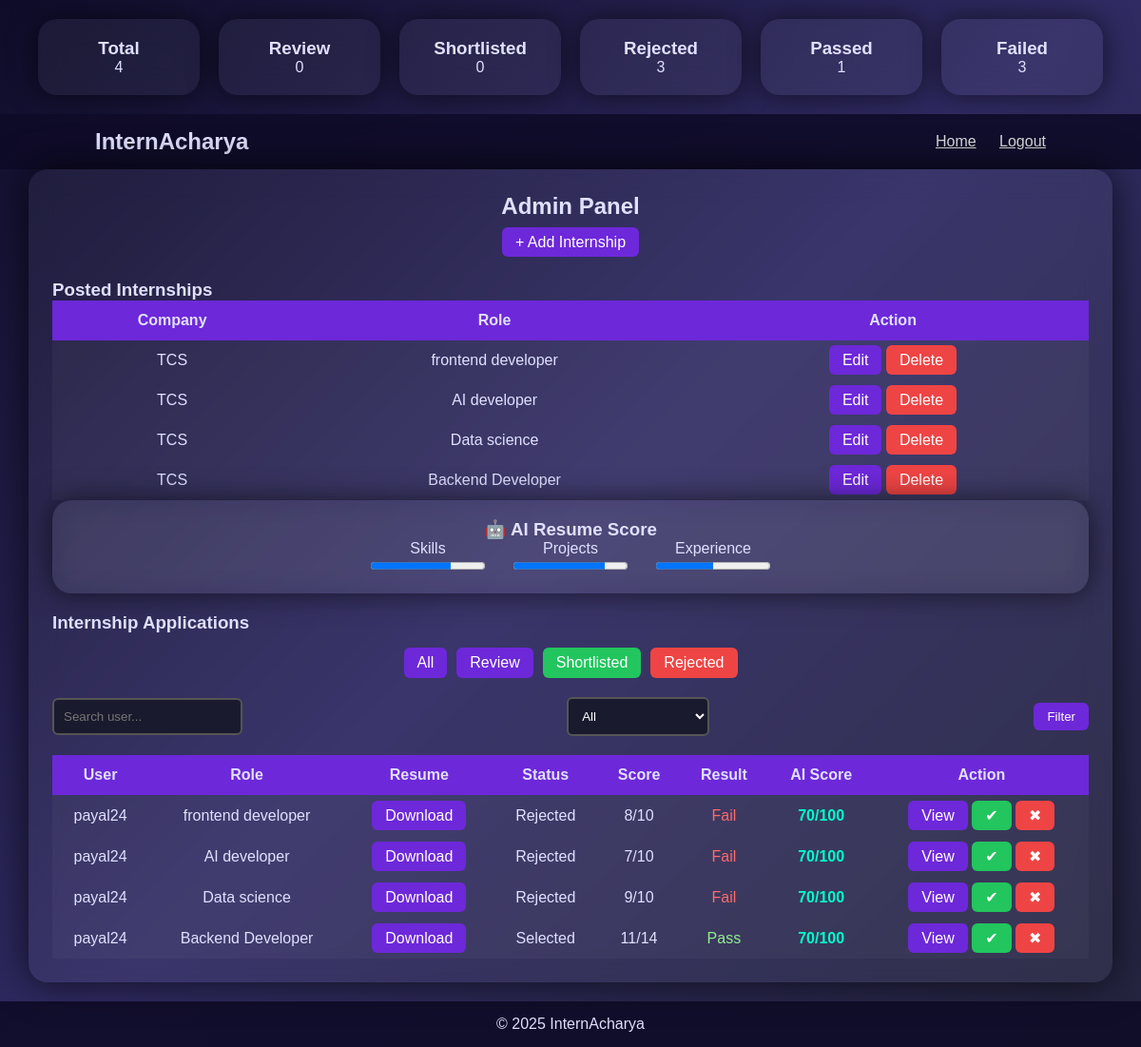
Page /admin-panel/ (signed in) on the earlier database version.
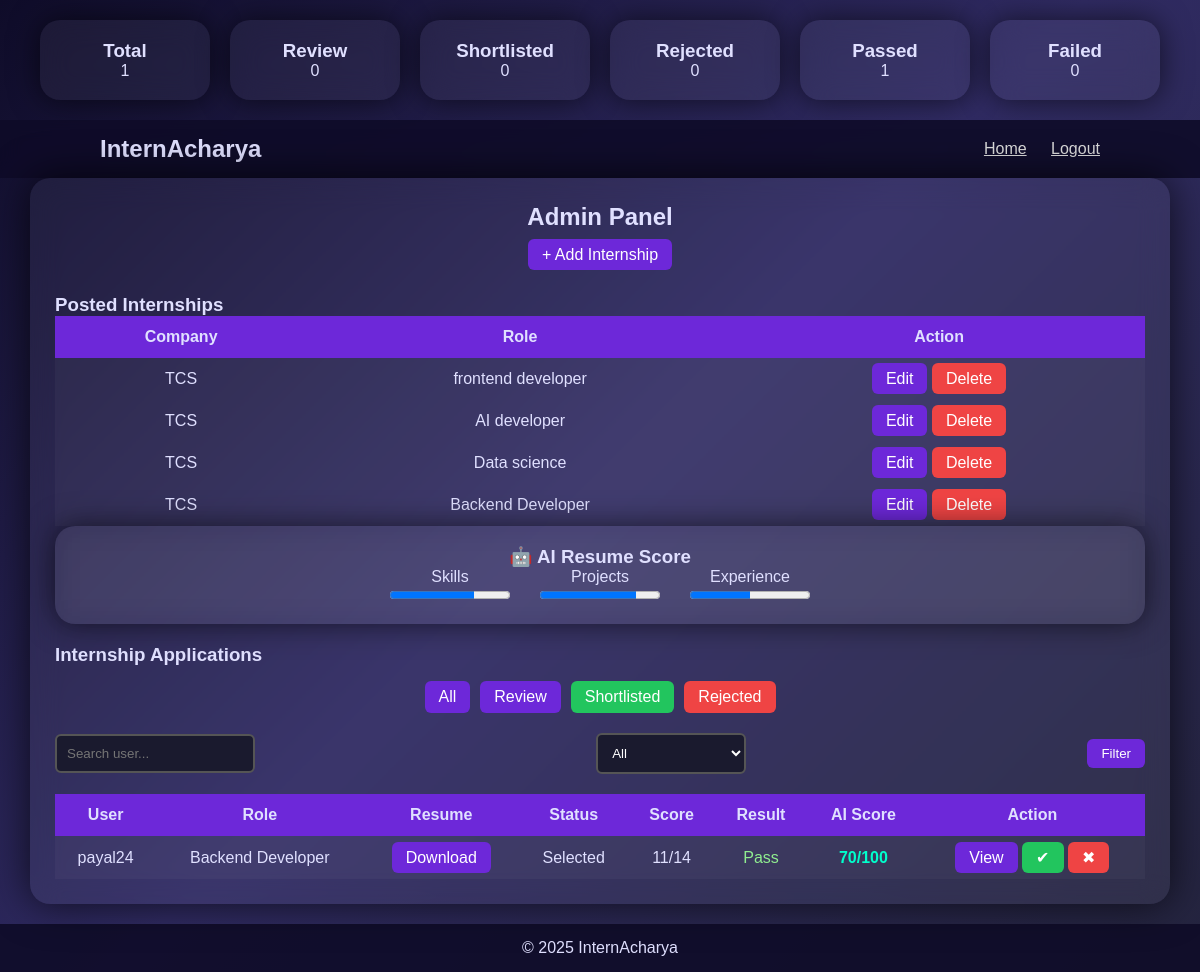
Same page on the later database version.
### user_auth/models.py (models this page shows, shortened)
class InternshipPost(models.Model):
    company_name = models.CharField(max_length=100, blank=True, null=True)
    company = models.ForeignKey(
    custom_user,
    on_delete=models.CASCADE,
    related_name='internships',
    null=True,      # ✅ add this
    blank=True      # ✅ add this
    )
    internship_title = models.CharField(max_length=100, blank=True, null=True)
    description = models.TextField(blank=True, null=True)
    apply_url = models.URLField(blank=True, null=True)
    posted_at = models.DateTimeField(auto_now_add=True)

class Application(models.Model):
    STATUS_CHOICES = [
        ('Under Review', 'Under Review'),
        ('Shortlisted', 'Shortlisted'),
        ('Interview Scheduled', 'Interview Scheduled'),
        ('Accepted', 'Accepted'),
        ('Rejected', 'Rejected')
    ]
    user = models.ForeignKey(custom_user, on_delete=models.CASCADE, related_name='applications')
    full_name = models.CharField(max_length=255)
    email = models.EmailField()
    phone = models.CharField(
        max_length=10,
        validators=[RegexValidator(regex=r'^\d{10}$', message="Phone number must be exactly 10 digits.")],
        blank=True,
        null=True
    )
    address = models.TextField()
    skills = models.CharField(max_length=255)
    experience = models.IntegerField()
    preferred_technology = models.CharField(max_length=255)
    company_name = models.CharField(max_length=255, blank=True, null=True)
    linkedin = models.URLField(blank=True, null=True)
    github = models.URLField(blank=True, null=True)
    freshers = models.CharField(max_length=255)
    internship_role = models.CharField(max_length=255)
    internship = models.ForeignKey(
    InternshipPost,
    on_delete=models.CASCADE,
    related_name='applications',
    null=True,  # allow null for existing rows
    blank=True
    )
    resume = models.FileField(upload_to='resumes/', blank=True, null=True)
    certificates = models.FileField(upload_to='certificates/', blank=True, null=True)
    applied_on = models.DateTimeField(auto_now_add=True)
    status = models.CharField(max_length=50, choices=STATUS_CHOICES, default='Under Review')
    test_taken = models.BooleanField(default=False)
    passed = models.BooleanField(default=False)

class custom_user(AbstractUser):
    ROLE_CHOICES = (
        ('student', 'Student'),
        ('company', 'Company'),
    )
    role = models.CharField(
        max_length=20,
        choices=ROLE_CHOICES,
        default='student'
    )
    email = models.EmailField(unique=True)
    date_joined = models.DateTimeField(default=now)
    groups = models.ManyToManyField(
        "auth.Group",
        related_name="custom_user_set",
        blank=True
    )
    user_permissions = models.ManyToManyField(
        "auth.Permission",
        related_name="custom_user_permissions_set",
        blank=True
    )

### user_auth/views.py (the view)
# urls.py: path('admin-panel/', views.admin_panel, name='admin_panel'),
@login_required
def admin_panel(request):
    if not request.user.is_superuser:
        messages.error(request, "You are not authorized to access admin panel.")
        return redirect("home")
    applications = Application.objects.all().order_by('-applied_on')
    search_query = request.GET.get('search')
    if search_query:
        applications = applications.filter(
            Q(full_name__icontains=search_query) |
            Q(email__icontains=search_query) |
            Q(internship_role__icontains=search_query)
        )
    status_filter = request.GET.get('status')
    if status_filter:
        applications = applications.filter(status=status_filter)
    filtered_applications = applications
    total_applications = filtered_applications.count()
    shortlisted = filtered_applications.filter(status="Shortlisted").count()
    rejected = filtered_applications.filter(status="Rejected").count()
    under_review = filtered_applications.filter(status="Under Review").count()
    passed_count = 0
    failed_count = 0
    for app in filtered_applications:
        result = TestResult.objects.filter(application=app).first()
        if result:
            passed = (result.mcq_score >= 7) and (result.coding_score >= 1)
            if passed:
                passed_count += 1
            else:
                failed_count += 1
    for app in filtered_applications:
        result = TestResult.objects.filter(application=app).first()
        if not app.test_taken:
            app.result_status = "Not Attempted"
            app.score = None
        elif result:
            passed = (result.mcq_score >= 7) and (result.coding_score >= 1)
            app.result_status = "Pass" if passed else "Fail"
            app.score = f"{result.score}/{result.total_questions}"
        else:
            app.result_status = "Not Attempted"
            app.score = None
    for app in filtered_applications:
        app.ai_score = calculate_score(app)
    internships = InternshipPost.objects.all().order_by('-posted_at')
    context = {
        "applications": filtered_applications,
        "internships": internships,   # ✅ IMPORTANT LINE
        "total_applications": total_applications,
        "shortlisted": shortlisted,
        "rejected": rejected,
        "under_review": under_review,
        "passed_count": passed_count,
        "failed_count": failed_count,
        "search_query": search_query,
        "status_filter": status_filter
    }
    return render(request, "admin1.html", context)

### user_auth/views.py (called while the page is built)
def calculate_score(application):
    score = 0
    if application.skills:
        score += 30
    if application.experience:
        score += min(application.experience * 10, 30)
    if application.resume:
        score += 20
    if application.preferred_technology:
        score += 20
    return score

### templates/admin1.html (shortened to what this page needs)
{% load static %}
<!DOCTYPE html>
<html lang="en">
<head>
</head>
<body>
<div class="stats-container">
    <div class="card"><h3>Total</h3><p>{{ total_applications }}</p></div>
    <div class="card"><h3>Review</h3><p>{{ under_review }}</p></div>
    <div class="card"><h3>Shortlisted</h3><p>{{ shortlisted }}</p></div>
    <div class="card"><h3>Rejected</h3><p>{{ rejected }}</p></div>
    <div class="card"><h3>Passed</h3><p>{{ passed_count }}</p></div>
    <div class="card"><h3>Failed</h3><p>{{ failed_count }}</p></div>
</div>
<header>
    <div class="logo"><a href="{% url 'home' %}">InternAcharya</a></div>
    <nav>
        <a href="{% url 'home' %}" style="margin-right:20px; color:#ddd;">Home</a>
        <a href="{% url 'ulogout' %}" style="color:#ddd;">Logout</a>
    </nav>
</header>
<div class="admin-container">
    <h2 style="text-align:center;">Admin Panel</h2>
    <div style="text-align:center; margin:15px 0;">
        <a href="{% url 'add_internship' %}" class="btn">+ Add Internship</a>
    </div>
    <h3 style="margin-top:30px;">Posted Internships</h3>
<div class="table-wrapper">
<table class="table">
<tr>
    <th>Company</th>
    <th>Role</th>
    <th>Action</th>
</tr>
{% for i in internships %}
<tr>
    <td>{{ i.company_name }}</td>
    <td>{{ i.internship_title }}</td>
    <td>
        <a href="{% url 'edit_internship' i.id %}" class="btn">Edit</a>
        <a href="{% url 'delete_internship' i.id %}" class="btn-red btn">Delete</a>
    </td>
</tr>
{% empty %}
<tr>
    <td colspan="3">No internships posted</td>
</tr>
{% endfor %}
</table>
</div>
    <div class="ai-box">
        <h3>🤖 AI Resume Score</h3>
        <div style="display:flex; justify-content:center; gap:30px; flex-wrap:wrap;">
            <div><p>Skills</p><progress value="70" max="100"></progress></div>
            <div><p>Projects</p><progress value="80" max="100"></progress></div>
            <div><p>Experience</p><progress value="50" max="100"></progress></div>
        </div>
    </div>
    <h3>Internship Applications</h3>
    <div class="filter-buttons">
        <a href="{% url 'admin_panel' %}" class="btn">All</a>
        <a href="?status=Under Review" class="btn">Review</a>
        <a href="?status=Shortlisted" class="btn-green btn">Shortlisted</a>
        <a href="?status=Rejected" class="btn-red btn">Rejected</a>
    </div>
    <form method="GET">
        <input type="text" name="search" placeholder="Search user...">
        <select name="status">
            <option value="">All</option>
        </select>
        <button class="btn">Filter</button>
    </form>
    <div class="table-wrapper">
    <table class="table">
        <tr>
            <th>User</th>
            <th>Role</th>
            <th>Resume</th>
            <th>Status</th>
            <th>Score</th>
            <th>Result</th>
            <th>AI Score</th>
            <th>Action</th>
        </tr>
        {% for app in applications %}
        <tr>
            <td>{{ app.user.username }}</td>
            <td>{{ app.internship_role }}</td>
            <td>
                {% if app.resume %}
                <a class="btn" href="{{ app.resume.url }}">Download</a>
                {% endif %}
            </td>
            <td>{{ app.status }}</td>
            <td>{{ app.score|default:"-" }}</td>
            <td>
                {% if app.result_status == "Pass" %}
                <span style="color:lightgreen;">Pass</span>
                {% elif app.result_status == "Fail" %}
                <span style="color:#ff6b6b;">Fail</span>
                {% else %}
                Not Attempted
                {% endif %}
            </td>
            <td style="color:#00ffcc; font-weight:bold;">
                {{ app.ai_score }}/100
            </td>
            <td>
                <a class="btn" href="{% url 'view_application' app.id %}">View</a>
                <a class="btn-green btn" href="{% url 'update_status' app.id 'Shortlisted' %}">✔</a>
                <a class="btn-red btn" href="{% url 'update_status' app.id 'Rejected' %}">✖</a>
            </td>
        </tr>
        {% endfor %}
    </table>
    </div>
</div>
<footer>
    <p>© 2025 InternAcharya</p>
</footer>
</body>
</html>

Differences in the rows shown:
removed Application: user.username "payal24", internship_role "frontend developer", status "Rejected", score "8/10", shows "Fail", ai_score "70"
removed Application: user.username "payal24", internship_role "AI developer", status "Rejected", score "7/10", shows "Fail", ai_score "70"
removed Application: user.username "payal24", internship_role "Data science", status "Rejected", score "9/10", shows "Fail", ai_score "70"
Other differences:
{{ total_applications }}: "4" → "1"
{{ rejected }}: "3" → "0"
{{ failed_count }}: "3" → "0"
